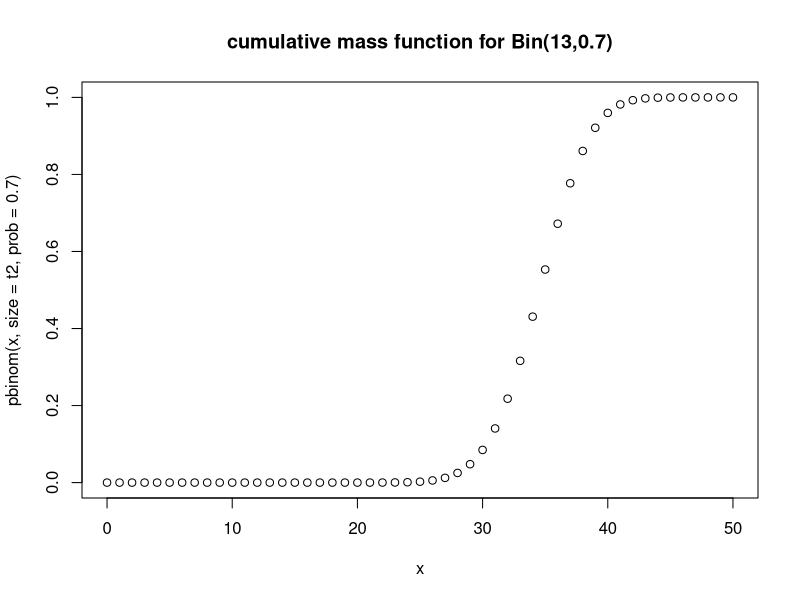

Generate this figure with R:
#assignment start
rm(list = ls())#removing earlier defined values
set.seed(12345)

p <- 0.7
t1 <- 10
t2 <- 50
t3 <- 100
t4 <- 500

bernoulli_data <- sample(0:1,t1, replace = T, prob = c((1-p), p))
#tim is t = 100, replace = T so that we have repetitions
#plot(bernoulli_data)

#part2 <- dbinom(, size = 1, prob = p)


#question 2 starts here
#x <- 0:t1
#plot(x, dbinom(x, size = t1, prob = 0.7), main = "Probability mass function for Bin(13,0.7)")

# x <- 0:t2
# plot(x, dbinom(x, size = t2, prob = 0.7), main = "Probability mass function for Bin(13,0.7)")
# 
# x <- 0:t3
# plot(x, dbinom(x, size = t3, prob = 0.7), main = "Probability mass function for Bin(13,0.7)")
# 
# x <- 0:t4
# plot(x, dbinom(x, size = t4, prob = 0.7), main = "Probability mass function for Bin(13,0.7)")

#x <- 0:t1
#plot(x, pbinom(x, size = t1, prob = 0.7), main = "cumulative mass function for Bin(13,0.7)")

x <- 0:t2
plot(x, pbinom(x, size = t2, prob = 0.7), main = "cumulative mass function for Bin(13,0.7)")
# 
# x <- 0:t3
# plot(x, pbinom(x, size = t3, prob = 0.7), main = "cumulative mass function for Bin(13,0.7)")
# 
# x <- 0:t4
# plot(x, pbinom(x, size = t4, prob = 0.7), main = "cumulative mass function for Bin(13,0.7)")


